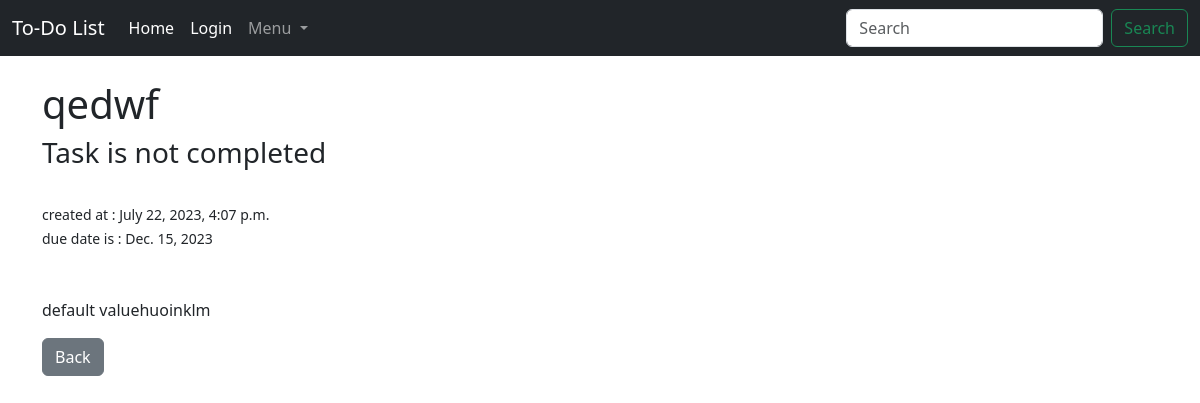
/task/1, run on the app's committed database.
### page/models.py (models this page shows, shortened)
class Tasks(models.Model):
    title = models.CharField(max_length=250)
    completed = models.BooleanField()
    created_at = models.DateTimeField(auto_now_add=True)
    title_tag = models.CharField(max_length=250)
    due_date = models.DateField()
    info = models.TextField()

### page/views.py (the view)
# urls.py: path("task/<int:pk>", TaskView.as_view(), name="each_task"),
class TaskView(DetailView):
    model = Tasks
    template_name = "each_task.html"

### page/templates/each_task.html
{% extends 'base.html' %}
{% block content %}
<h1>{{ object.title }}</h1>
<h3>
    {% if object.completed %}
        Task is completed
    {% else %}
        Task is not completed
    {% endif %}
</h3>
<br/>
<small>
    created at : {{ object.created_at }}<br/>
    due date is : {{ object.due_date }}<br/>
</small>
<br/><br/>
<p>
    {{ object.info }}
</p>
<a href="{% url 'home' %}" class="btn btn-secondary">Back</a>
{% endblock %}

### data on the page
Tasks: title "qedwf", created_at "July 22, 2023, 4:07 p.m.", due_date "Dec. 15, 2023", info "default valuehuoinklm"
